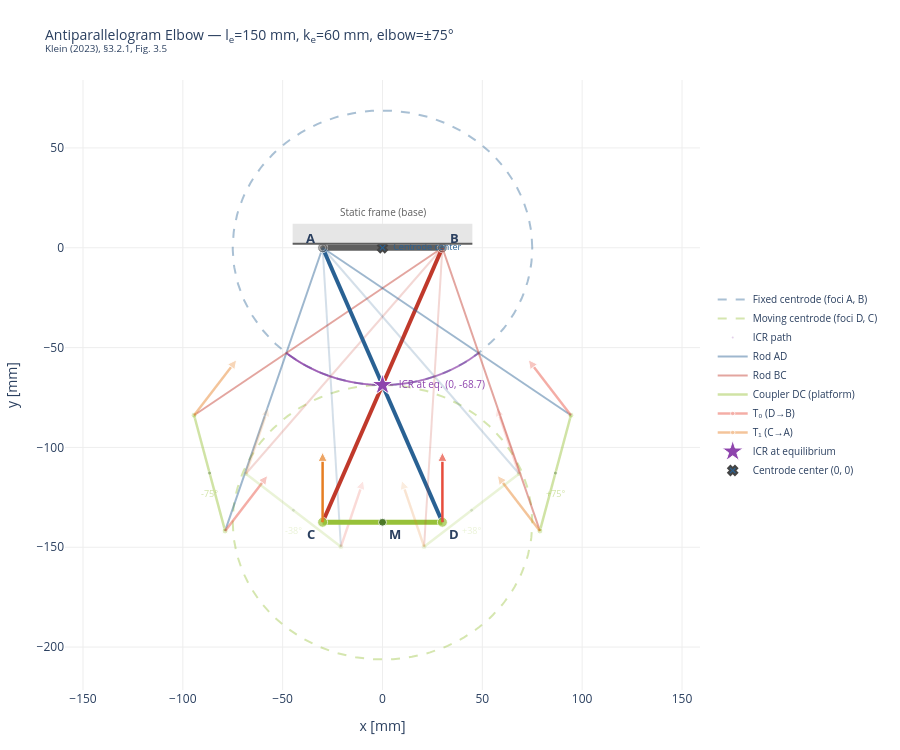

Here is the notebook cell this chart was saved with:
### Code cell
# =================================================================
# Static Overview — Plotly
# =================================================================
import plotly.graph_objects as go
import numpy as np

# --- FAPS color scheme + complements --------------------------------
FAPS_GREEN     = "#97C139"
FAPS_BLUE      = "#296193"
FAPS_GRAY      = "#5F5F5F"
FAPS_LIGHT     = "#E6E6E6"
ROD_BC_COL     = "#C0392B"   # warm red for rod BC
ICR_COLOR      = "#8E44AD"   # purple
TENDON_T0_COL  = "#E74C3C"   # red
TENDON_T1_COL  = "#E67E22"   # orange

# --- 5 poses at symmetric ELBOW angles: -75, -37.5, 0, +37.5, +75 --
show_elbows = [-elbow_max_deg, -elbow_max_deg/2, 0.0,
                elbow_max_deg/2,  elbow_max_deg]
show_deltas = [delta_for_elbow(e) for e in show_elbows]
show_alphas = [0.45, 0.20, 1.0, 0.20, 0.45]

fig = go.Figure()

# Fixed centrode ellipse (full, translucent)
fig.add_trace(go.Scatter(
    x=np.append(fixed_cx, fixed_cx[0]),
    y=np.append(fixed_cy, fixed_cy[0]),
    mode="lines", line=dict(color=FAPS_BLUE, width=2, dash="dash"),
    name="Fixed centrode (foci A, B)", opacity=0.4))

# Moving centrode at neutral (full, translucent)
fig.add_trace(go.Scatter(
    x=np.append(mov_cx_0, mov_cx_0[0]),
    y=np.append(mov_cy_0, mov_cy_0[0]),
    mode="lines", line=dict(color=FAPS_GREEN, width=2, dash="dash"),
    name="Moving centrode (foci D, C)", opacity=0.4))

# ICR path (operating arc on centrode)
fig.add_trace(go.Scatter(
    x=icr_valid[:, 0], y=icr_valid[:, 1],
    mode="markers", marker=dict(size=2, color=ICR_COLOR, opacity=0.25),
    name="ICR path", showlegend=True))

# Linkage ghost positions with tendon force arrows
for i, (dd, ea_deg, alpha) in enumerate(
        zip(show_deltas, show_elbows, show_alphas)):
    A, B, D, C, phi, M, theta = linkage_positions(dd, k_e, l_e, theta_0)
    is_neutral = abs(ea_deg) < 1e-6
    lw_frame   = 6 if is_neutral else 2.5
    lw_rod     = 4 if is_neutral else 2
    lw_coupler = 5 if is_neutral else 2.5
    ms = 10 if is_neutral else 6
    sl = (i == 0)

    fig.add_trace(go.Scatter(
        x=[A[0], B[0]], y=[A[1], B[1]],
        mode="lines", line=dict(color=FAPS_GRAY, width=lw_frame),
        opacity=alpha, showlegend=False))
    fig.add_trace(go.Scatter(
        x=[A[0], D[0]], y=[A[1], D[1]],
        mode="lines", line=dict(color=FAPS_BLUE, width=lw_rod),
        opacity=alpha, showlegend=sl,
        name="Rod AD" if sl else None))
    fig.add_trace(go.Scatter(
        x=[B[0], C[0]], y=[B[1], C[1]],
        mode="lines", line=dict(color=ROD_BC_COL, width=lw_rod),
        opacity=alpha, showlegend=sl,
        name="Rod BC" if sl else None))
    fig.add_trace(go.Scatter(
        x=[D[0], C[0]], y=[D[1], C[1]],
        mode="lines", line=dict(color=FAPS_GREEN, width=lw_coupler),
        opacity=alpha, showlegend=sl,
        name="Coupler DC (platform)" if sl else None))
    fig.add_trace(go.Scatter(
        x=[A[0], B[0], D[0], C[0], M[0]],
        y=[A[1], B[1], D[1], C[1], M[1]],
        mode="markers",
        marker=dict(size=[ms]*2 + [ms]*2 + [ms-2],
                    color=[FAPS_GRAY]*2 + [FAPS_GREEN]*2 + ["#2d5a1e"],
                    line=dict(width=1, color="white")),
        opacity=alpha, showlegend=False))

    # Tendon force direction arrows
    t0b, t0t, t1b, t1t = tendon_force_dirs(A, B, D, C, 35.0)
    sl_t = (i == 0)
    fig.add_trace(go.Scatter(
        x=[t0b[0], t0t[0]], y=[t0b[1], t0t[1]],
        mode="lines+markers",
        line=dict(color=TENDON_T0_COL, width=2.5),
        marker=dict(size=[0, 9], symbol=["circle", "arrow-up"],
                    color=TENDON_T0_COL, angleref="previous"),
        opacity=alpha, showlegend=sl_t,
        name="T\u2080 (D\u2192B)" if sl_t else None))
    fig.add_trace(go.Scatter(
        x=[t1b[0], t1t[0]], y=[t1b[1], t1t[1]],
        mode="lines+markers",
        line=dict(color=TENDON_T1_COL, width=2.5),
        marker=dict(size=[0, 9], symbol=["circle", "arrow-up"],
                    color=TENDON_T1_COL, angleref="previous"),
        opacity=alpha, showlegend=sl_t,
        name="T\u2081 (C\u2192A)" if sl_t else None))

    # Elbow angle annotation on each pose (skip neutral — already labeled)
    if not is_neutral:
        fig.add_annotation(
            x=M[0], y=M[1] - 10,
            text=f"{ea_deg:+.0f}\u00b0",
            showarrow=False,
            font=dict(size=9, color=FAPS_GREEN),
            opacity=alpha)

    if is_neutral:
        for pt, name in [(A, "A"), (B, "B"), (D, "D"), (C, "C"), (M, "M")]:
            ox = -12 if pt[0] < 0 else 12
            oy = 10 if pt[1] >= 0 else -12
            fig.add_annotation(x=pt[0], y=pt[1], text=f"<b>{name}</b>",
                               showarrow=False, xshift=ox, yshift=oy,
                               font=dict(size=13))
        fig.add_annotation(x=0, y=18, text="Static frame (base)",
                           showarrow=False, font=dict(size=10, color=FAPS_GRAY))

# ICR at equilibrium (star)
fig.add_trace(go.Scatter(
    x=[icr_eq[0]], y=[icr_eq[1]],
    mode="markers+text",
    marker=dict(size=16, color=ICR_COLOR, symbol="star",
                line=dict(width=1, color="white")),
    text=[f"  ICR at eq. (0, {icr_eq[1]:.1f})"],
    textposition="middle right", textfont=dict(size=10, color=ICR_COLOR),
    name="ICR at equilibrium"))

# Centrode center (0, 0)
fig.add_trace(go.Scatter(
    x=[0], y=[0],
    mode="markers+text",
    marker=dict(size=8, color=FAPS_BLUE, symbol="x", line=dict(width=2)),
    text=["  Centrode center"], textposition="middle right",
    textfont=dict(size=9, color=FAPS_BLUE),
    name="Centrode center (0, 0)", showlegend=True))

# Base hatching
fig.add_shape(type="rect",
    x0=-k_e/2-15, x1=k_e/2+15, y0=2, y1=12,
    fillcolor=FAPS_LIGHT, line=dict(width=0))
fig.add_shape(type="line",
    x0=-k_e/2-15, x1=k_e/2+15, y0=2, y1=2,
    line=dict(color=FAPS_GRAY, width=2))

# Layout
fig.update_layout(
    title=dict(
        text=(f"Antiparallelogram Elbow \u2014 l<sub>e</sub>={l_e:.0f} mm, "
              f"k<sub>e</sub>={k_e:.0f} mm, "
              f"elbow=\u00b1{elbow_max_deg:.0f}\u00b0"
              f"<br><sup>Klein (2023), \u00a73.2.1, Fig. 3.5</sup>"),
        font=dict(size=14)),
    xaxis=dict(title="x [mm]", scaleanchor="y", scaleratio=1,
               gridcolor="#eee", zeroline=False),
    yaxis=dict(title="y [mm]", gridcolor="#eee", zeroline=False),
    plot_bgcolor="white",
    legend=dict(x=1.02, y=0.5, font=dict(size=10)),
    margin=dict(l=60, r=200, t=80, b=60),
    width=900, height=750)

fig.show()

### Figure 1 — Plotly figure (JSON) as saved in the notebook; plotly's stock layout.template omitted (floating-point values rounded to 4 significant figures; data arrays with more than 128 entries replaced by an {"elided": "..."} marker saying what was removed)
{"data": [{"line": {"color": "#296193", "dash": "dash", "width": 2}, "mode": "lines", "name": "Fixed centrode (foci A, B)", "opacity": 0.4, "type": "scatter", "x": {"elided": "201 float values"}, "y": {"elided": "201 float values"}}, {"line": {"color": "#97C139", "dash": "dash", "width": 2}, "mode": "lines", "name": "Moving centrode (foci D, C)", "opacity": 0.4, "type": "scatter", "x": {"elided": "201 float values"}, "y": {"elided": "201 float values"}}, {"marker": {"color": "#8E44AD", "opacity": 0.25, "size": 2}, "mode": "markers", "name": "ICR path", "showlegend": true, "type": "scatter", "x": {"elided": "600 float values"}, "y": {"elided": "600 float values"}}, {"line": {"color": "#5F5F5F", "width": 2.5}, "mode": "lines", "opacity": 0.45, "showlegend": false, "type": "scatter", "x": [-30, 30], "y": [0, 0]}, {"line": {"color": "#296193", "width": 2}, "mode": "lines", "name": "Rod AD", "opacity": 0.45, "showlegend": true, "type": "scatter", "x": [-30, -78.83], "y": [0, -141.8]}, {"line": {"color": "#C0392B", "width": 2}, "mode": "lines", "name": "Rod BC", "opacity": 0.45, "showlegend": true, "type": "scatter", "x": [30, -94.36], "y": [0, -83.87]}, {"line": {"color": "#97C139", "width": 2.5}, "mode": "lines", "name": "Coupler DC (platform)", "opacity": 0.45, "showlegend": true, "type": "scatter", "x": [-78.83, -94.36], "y": [-141.8, -83.87]}, {"marker": {"color": ["#5F5F5F", "#5F5F5F", "#97C139", "#97C139", "#2d5a1e"], "line": {"color": "white", "width": 1}, "size": [6, 6, 6, 6, 4]}, "mode": "markers", "opacity": 0.45, "showlegend": false, "type": "scatter", "x": [-30, 30, -78.83, -94.36, -86.59], "y": [0, 0, -141.8, -83.87, -112.9]}, {"line": {"color": "#E74C3C", "width": 2.5}, "marker": {"angleref": "previous", "color": "#E74C3C", "size": [0, 9], "symbol": ["circle", "arrow-up"]}, "mode": "lines+markers", "name": "T₀ (D→B)", "opacity": 0.45, "showlegend": true, "type": "scatter", "x": [-78.83, -57.52], "y": [-141.8, -114.1]}, {"line": {"color": "#E67E22", "width": 2.5}, "marker": {"angleref": "previous", "color": "#E67E22", "size": [0, 9], "symbol": ["circle", "arrow-up"]}, "mode": "lines+markers", "name": "T₁ (C→A)", "opacity": 0.45, "showlegend": true, "type": "scatter", "x": [-94.36, -73.05], "y": [-83.87, -56.11]}, {"line": {"color": "#5F5F5F", "width": 2.5}, "mode": "lines", "opacity": 0.2, "showlegend": false, "type": "scatter", "x": [-30, 30], "y": [0, 0]}, {"line": {"color": "#296193", "width": 2}, "mode": "lines", "opacity": 0.2, "showlegend": false, "type": "scatter", "x": [-30, -20.82], "y": [0, -149.7]}, {"line": {"color": "#C0392B", "width": 2}, "mode": "lines", "opacity": 0.2, "showlegend": false, "type": "scatter", "x": [30, -68.42], "y": [0, -113.2]}, {"line": {"color": "#97C139", "width": 2.5}, "mode": "lines", "opacity": 0.2, "showlegend": false, "type": "scatter", "x": [-20.82, -68.42], "y": [-149.7, -113.2]}, {"marker": {"color": ["#5F5F5F", "#5F5F5F", "#97C139", "#97C139", "#2d5a1e"], "line": {"color": "white", "width": 1}, "size": [6, 6, 6, 6, 4]}, "mode": "markers", "opacity": 0.2, "showlegend": false, "type": "scatter", "x": [-30, 30, -20.82, -68.42, -44.62], "y": [0, 0, -149.7, -113.2, -131.5]}, {"line": {"color": "#E74C3C", "width": 2.5}, "marker": {"angleref": "previous", "color": "#E74C3C", "size": [0, 9], "symbol": ["circle", "arrow-up"]}, "mode": "lines+markers", "opacity": 0.2, "showlegend": false, "type": "scatter", "x": [-20.82, -9.572], "y": [-149.7, -116.6]}, {"line": {"color": "#E67E22", "width": 2.5}, "marker": {"angleref": "previous", "color": "#E67E22", "size": [0, 9], "symbol": ["circle", "arrow-up"]}, "mode": "lines+markers", "opacity": 0.2, "showlegend": false, "type": "scatter", "x": [-68.42, -57.17], "y": [-113.2, -80.05]}, {"line": {"color": "#5F5F5F", "width": 6}, "mode": "lines", "opacity": 1, "showlegend": false, "type": "scatter", "x": [-30, 30], "y": [0, 0]}, {"line": {"color": "#296193", "width": 4}, "mode": "lines", "opacity": 1, "showlegend": false, "type": "scatter", "x": [-30, 30], "y": [0, -137.5]}, {"line": {"color": "#C0392B", "width": 4}, "mode": "lines", "opacity": 1, "showlegend": false, "type": "scatter", "x": [30, -30.0], "y": [0, -137.5]}, {"line": {"color": "#97C139", "width": 5}, "mode": "lines", "opacity": 1, "showlegend": false, "type": "scatter", "x": [30, -30.0], "y": [-137.5, -137.5]}, {"marker": {"color": ["#5F5F5F", "#5F5F5F", "#97C139", "#97C139", "#2d5a1e"], "line": {"color": "white", "width": 1}, "size": [10, 10, 10, 10, 8]}, "mode": "markers", "opacity": 1, "showlegend": false, "type": "scatter", "x": [-30, 30, 30, -30.0, 7.105e-15], "y": [0, 0, -137.5, -137.5, -137.5]}, {"line": {"color": "#E74C3C", "width": 2.5}, "marker": {"angleref": "previous", "color": "#E74C3C", "size": [0, 9], "symbol": ["circle", "arrow-up"]}, "mode": "lines+markers", "opacity": 1, "showlegend": false, "type": "scatter", "x": [30, 30], "y": [-137.5, -102.5]}, {"line": {"color": "#E67E22", "width": 2.5}, "marker": {"angleref": "previous", "color": "#E67E22", "size": [0, 9], "symbol": ["circle", "arrow-up"]}, "mode": "lines+markers", "opacity": 1, "showlegend": false, "type": "scatter", "x": [-30.0, -30.0], "y": [-137.5, -102.5]}, {"line": {"color": "#5F5F5F", "width": 2.5}, "mode": "lines", "opacity": 0.2, "showlegend": false, "type": "scatter", "x": [-30, 30], "y": [0, 0]}, {"line": {"color": "#296193", "width": 2}, "mode": "lines", "opacity": 0.2, "showlegend": false, "type": "scatter", "x": [-30, 68.42], "y": [0, -113.2]}, {"line": {"color": "#C0392B", "width": 2}, "mode": "lines", "opacity": 0.2, "showlegend": false, "type": "scatter", "x": [30, 20.82], "y": [0, -149.7]}, {"line": {"color": "#97C139", "width": 2.5}, "mode": "lines", "opacity": 0.2, "showlegend": false, "type": "scatter", "x": [68.42, 20.82], "y": [-113.2, -149.7]}, {"marker": {"color": ["#5F5F5F", "#5F5F5F", "#97C139", "#97C139", "#2d5a1e"], "line": {"color": "white", "width": 1}, "size": [6, 6, 6, 6, 4]}, "mode": "markers", "opacity": 0.2, "showlegend": false, "type": "scatter", "x": [-30, 30, 68.42, 20.82, 44.62], "y": [0, 0, -113.2, -149.7, -131.5]}, {"line": {"color": "#E74C3C", "width": 2.5}, "marker": {"angleref": "previous", "color": "#E74C3C", "size": [0, 9], "symbol": ["circle", "arrow-up"]}, "mode": "lines+markers", "opacity": 0.2, "showlegend": false, "type": "scatter", "x": [68.42, 57.17], "y": [-113.2, -80.05]}, {"line": {"color": "#E67E22", "width": 2.5}, "marker": {"angleref": "previous", "color": "#E67E22", "size": [0, 9], "symbol": ["circle", "arrow-up"]}, "mode": "lines+markers", "opacity": 0.2, "showlegend": false, "type": "scatter", "x": [20.82, 9.572], "y": [-149.7, -116.6]}, {"line": {"color": "#5F5F5F", "width": 2.5}, "mode": "lines", "opacity": 0.45, "showlegend": false, "type": "scatter", "x": [-30, 30], "y": [0, 0]}, {"line": {"color": "#296193", "width": 2}, "mode": "lines", "opacity": 0.45, "showlegend": false, "type": "scatter", "x": [-30, 94.36], "y": [0, -83.87]}, {"line": {"color": "#C0392B", "width": 2}, "mode": "lines", "opacity": 0.45, "showlegend": false, "type": "scatter", "x": [30, 78.83], "y": [0, -141.8]}, {"line": {"color": "#97C139", "width": 2.5}, "mode": "lines", "opacity": 0.45, "showlegend": false, "type": "scatter", "x": [94.36, 78.83], "y": [-83.87, -141.8]}, {"marker": {"color": ["#5F5F5F", "#5F5F5F", "#97C139", "#97C139", "#2d5a1e"], "line": {"color": "white", "width": 1}, "size": [6, 6, 6, 6, 4]}, "mode": "markers", "opacity": 0.45, "showlegend": false, "type": "scatter", "x": [-30, 30, 94.36, 78.83, 86.59], "y": [0, 0, -83.87, -141.8, -112.9]}, {"line": {"color": "#E74C3C", "width": 2.5}, "marker": {"angleref": "previous", "color": "#E74C3C", "size": [0, 9], "symbol": ["circle", "arrow-up"]}, "mode": "lines+markers", "opacity": 0.45, "showlegend": false, "type": "scatter", "x": [94.36, 73.05], "y": [-83.87, -56.11]}, {"line": {"color": "#E67E22", "width": 2.5}, "marker": {"angleref": "previous", "color": "#E67E22", "size": [0, 9], "symbol": ["circle", "arrow-up"]}, "mode": "lines+markers", "opacity": 0.45, "showlegend": false, "type": "scatter", "x": [78.83, 57.52], "y": [-141.8, -114.1]}, {"marker": {"color": "#8E44AD", "line": {"color": "white", "width": 1}, "size": 16, "symbol": "star"}, "mode": "markers+text", "name": "ICR at equilibrium", "text": ["  ICR at eq. (0, -68.7)"], "textfont": {"color": "#8E44AD", "size": 10}, "textposition": "middle right", "type": "scatter", "x": [7.105e-15], "y": [-68.74]}, {"marker": {"color": "#296193", "line": {"width": 2}, "size": 8, "symbol": "x"}, "mode": "markers+text", "name": "Centrode center (0, 0)", "showlegend": true, "text": ["  Centrode center"], "textfont": {"color": "#296193", "size": 9}, "textposition": "middle right", "type": "scatter", "x": [0], "y": [0]}], "layout": {"annotations": [{"font": {"color": "#97C139", "size": 9}, "opacity": 0.45, "showarrow": false, "text": "-75°", "x": -86.59, "y": -122.9}, {"font": {"color": "#97C139", "size": 9}, "opacity": 0.2, "showarrow": false, "text": "-38°", "x": -44.62, "y": -141.5}, {"font": {"size": 13}, "showarrow": false, "text": "<b>A</b>", "x": -30, "xshift": -12, "y": 0, "yshift": 10}, {"font": {"size": 13}, "showarrow": false, "text": "<b>B</b>", "x": 30, "xshift": 12, "y": 0, "yshift": 10}, {"font": {"size": 13}, "showarrow": false, "text": "<b>D</b>", "x": 30, "xshift": 12, "y": -137.5, "yshift": -12}, {"font": {"size": 13}, "showarrow": false, "text": "<b>C</b>", "x": -30.0, "xshift": -12, "y": -137.5, "yshift": -12}, {"font": {"size": 13}, "showarrow": false, "text": "<b>M</b>", "x": 7.105e-15, "xshift": 12, "y": -137.5, "yshift": -12}, {"font": {"color": "#5F5F5F", "size": 10}, "showarrow": false, "text": "Static frame (base)", "x": 0, "y": 18}, {"font": {"color": "#97C139", "size": 9}, "opacity": 0.2, "showarrow": false, "text": "+38°", "x": 44.62, "y": -141.5}, {"font": {"color": "#97C139", "size": 9}, "opacity": 0.45, "showarrow": false, "text": "+75°", "x": 86.59, "y": -122.9}], "height": 750, "legend": {"font": {"size": 10}, "x": 1.02, "y": 0.5}, "margin": {"b": 60, "l": 60, "r": 200, "t": 80}, "plot_bgcolor": "white", "shapes": [{"fillcolor": "#E6E6E6", "line": {"width": 0}, "type": "rect", "x0": -45, "x1": 45, "y0": 2, "y1": 12}, {"line": {"color": "#5F5F5F", "width": 2}, "type": "line", "x0": -45, "x1": 45, "y0": 2, "y1": 2}], "title": {"font": {"size": 14}, "text": "Antiparallelogram Elbow — l<sub>e</sub>=150 mm, k<sub>e</sub>=60 mm, elbow=±75°<br><sup>Klein (2023), §3.2.1, Fig. 3.5</sup>"}, "width": 900, "xaxis": {"gridcolor": "#eee", "scaleanchor": "y", "scaleratio": 1, "title": {"text": "x [mm]"}, "zeroline": false}, "yaxis": {"gridcolor": "#eee", "title": {"text": "y [mm]"}, "zeroline": false}}}
